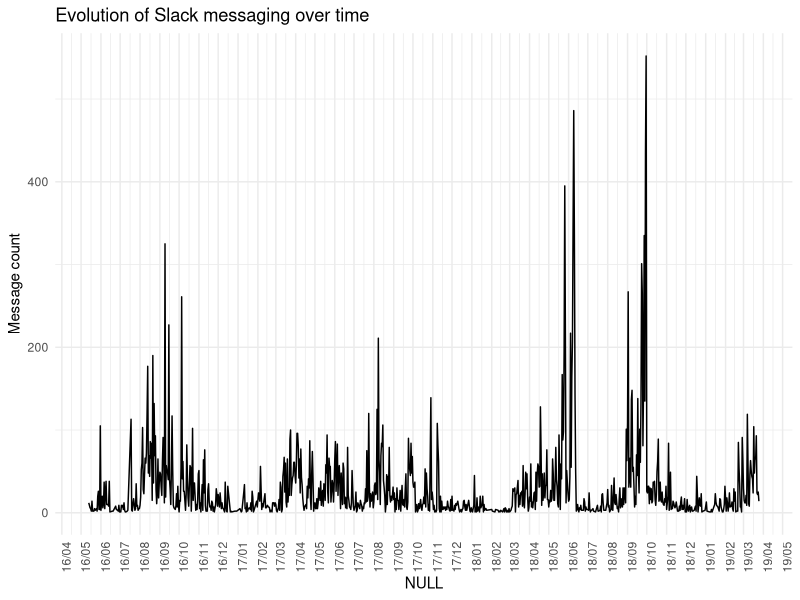
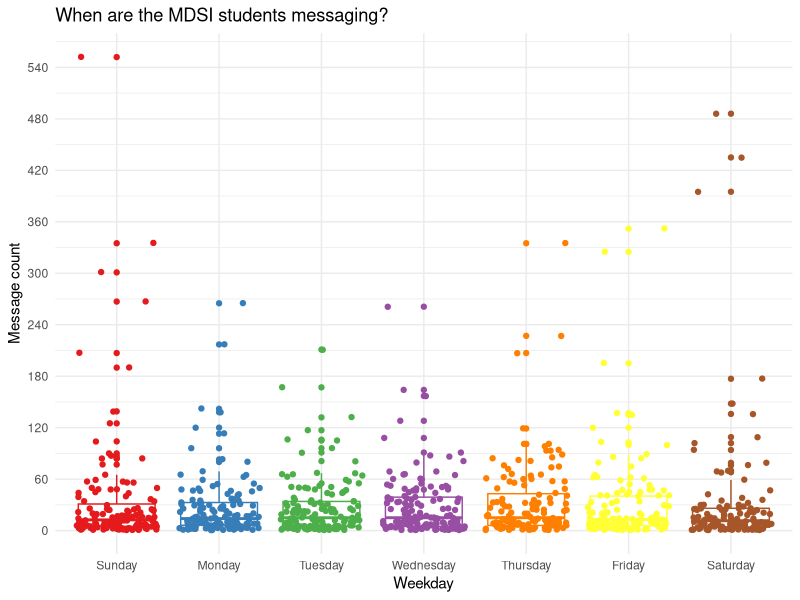
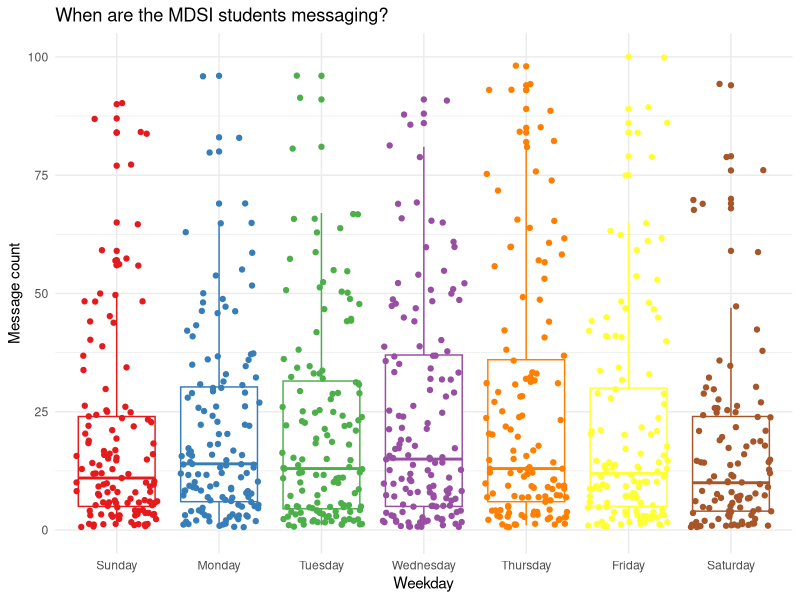
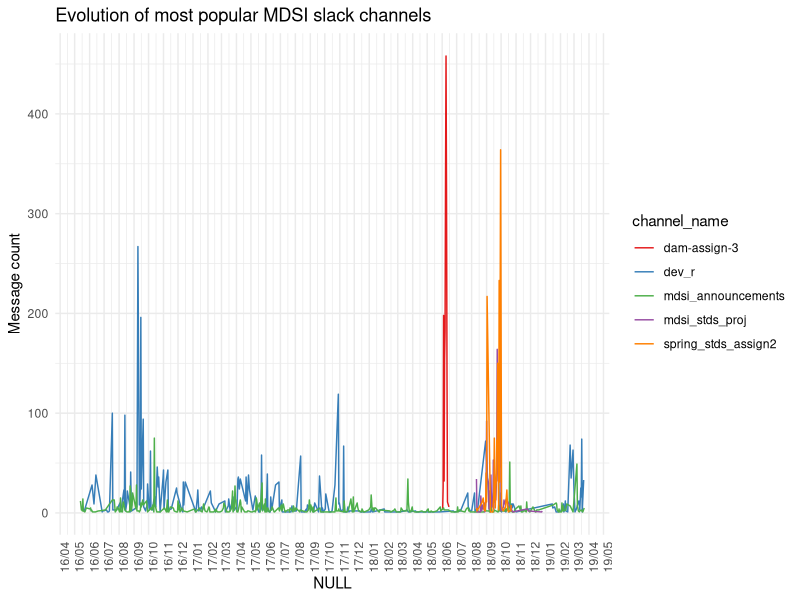
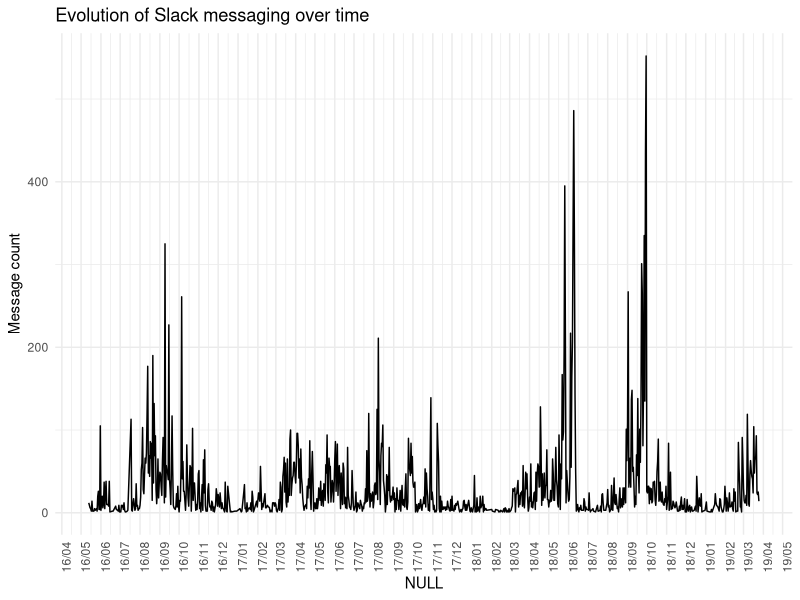
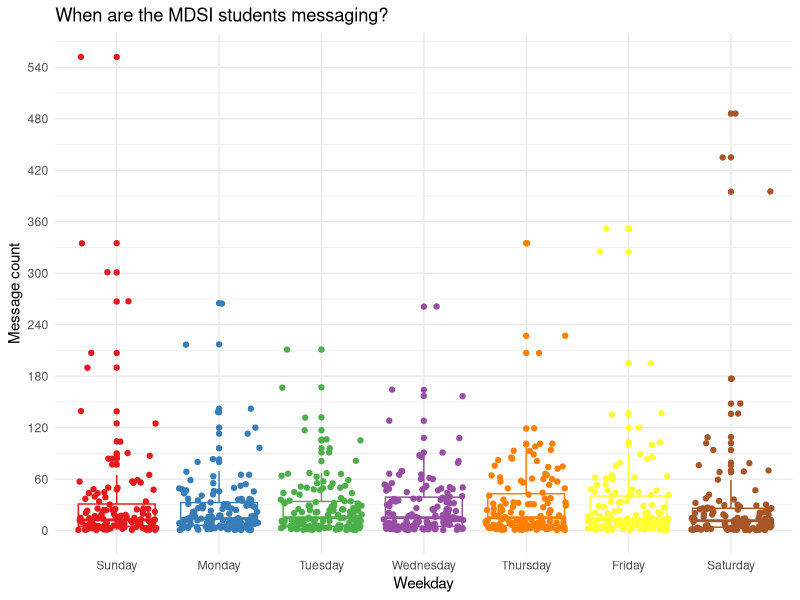
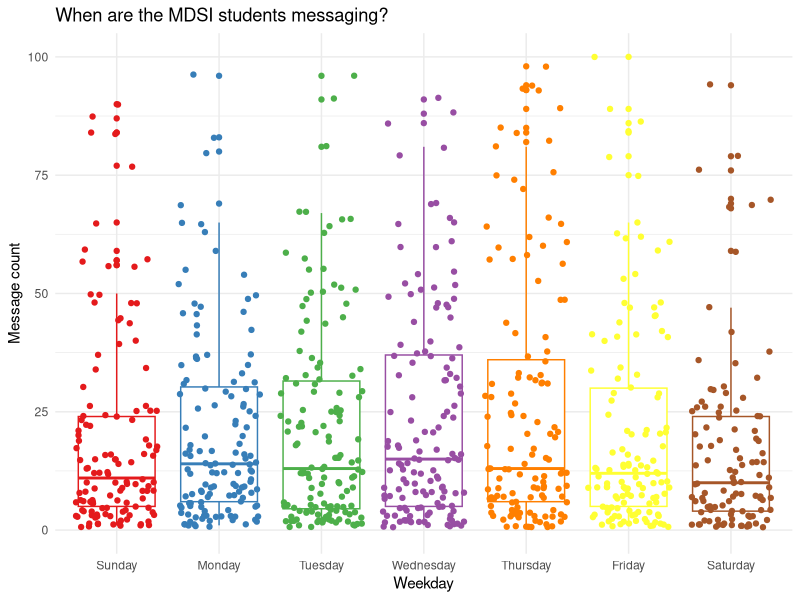
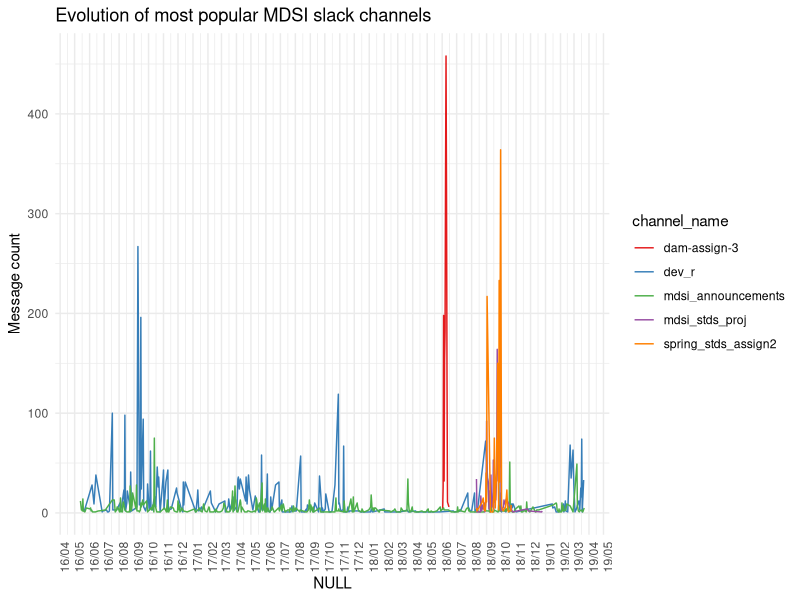

The R source for these figures, in order:
# Assessment 2B
# MDSI Slack Analysis
# Juan Pablo Herrera - 12869246
# UTS - MDSI

# 4. Results - Slack Analysis
# On the present script you can find the code to produce the same visualisations as

library('ggplot2')
library('dplyr')

# Working directory 
setwd('/Users/juanpablo/OneDrive/UTS/DSP/AT2/PB/')

# Load CSV files
VisualisationDF <- read.csv('VisualisationDF.csv')
DateChannel <- read.csv('DateChannel.csv')

# 4.2 Data Visualisation
# 4.2.1 Evolution of Slack messagin over time
# data frame has to be organised by date first
VisualisationDF$date <- as.Date(VisualisationDF$date)

ggplot(VisualisationDF, aes(x = date, y = count)) +
    geom_line() +
    theme_minimal() +
    theme(axis.text.x = element_text(angle = 90, hjust = 1)) +
    scale_color_brewer(palette="Set1") +
    labs(x = 'Date', y = 'Message count', title = 'Evolution of Slack messaging over time') +
    scale_x_date(date_breaks = "1 month", date_labels = "%y/%m", element_text(angle=90))
ggsave('P421.png', width = 10, height = 5, units = c('in'))


# 4.2.2 Most popular day for messaging
# Let's organise the days of the week 
VisualisationDF$weekday <- factor(VisualisationDF$weekday, levels = c('Sunday', 'Monday', 'Tuesday', 'Wednesday', 'Thursday', 'Friday', 'Saturday' ))

ggplot(VisualisationDF, aes(x = weekday, y = count, color = weekday)) +
    geom_boxplot() +
    geom_jitter() +
    theme_minimal() +
    theme(legend.position="none") +
    scale_y_continuous(breaks=seq(0,600,60)) +
    scale_color_brewer(palette="Set1") +
    labs(x = 'Weekday', y = 'Message count', title ='When are the MDSI students messaging?')
ggsave('P422.png', width = 10, height = 5, units = c('in'))

# Limited range plot
ggplot(VisualisationDF, aes(x = weekday, y = count, color = weekday)) +
    geom_boxplot() +
    geom_jitter() +
    theme_minimal() +
    theme(legend.position="none") +
    scale_y_continuous(breaks=seq(0,100,20)) +
    scale_color_brewer(palette="Set1") +
    labs(x = 'Weekday', y = 'Message count', title ='When are the MDSI students messaging?') +
    ylim(0, 100)
ggsave('P422b.png', width = 10, height = 5, units = c('in'))

# 4.2.3 Most popular chanenels over time 
DateChannel$date <- as.Date(DateChannel$date, format = '%Y-%m-%d')

PChannels <- c('dev_r', 'dam-assign-3', 'mdsi_announcements', 'spring_stds_assign2', 'mdsi_stds_proj')
DateChannel[DateChannel$channel_name %in% PChannels, ] %>% ggplot(aes(x = date, y = count, group = channel_name,color = channel_name)) +
    geom_line() +
    theme_minimal() +
    theme(axis.text.x = element_text(angle = 90, hjust = 1)) +
    scale_color_brewer(palette="Set1") +
    labs(x = 'Date', y = 'Message count', title = 'Evolution of most popular MDSI slack channels') +
    scale_x_date(date_breaks = "1 month", date_labels = "%y/%m", element_text(angle=90))
ggsave('P423.png', width = 10, height = 5, units = c('in'))
